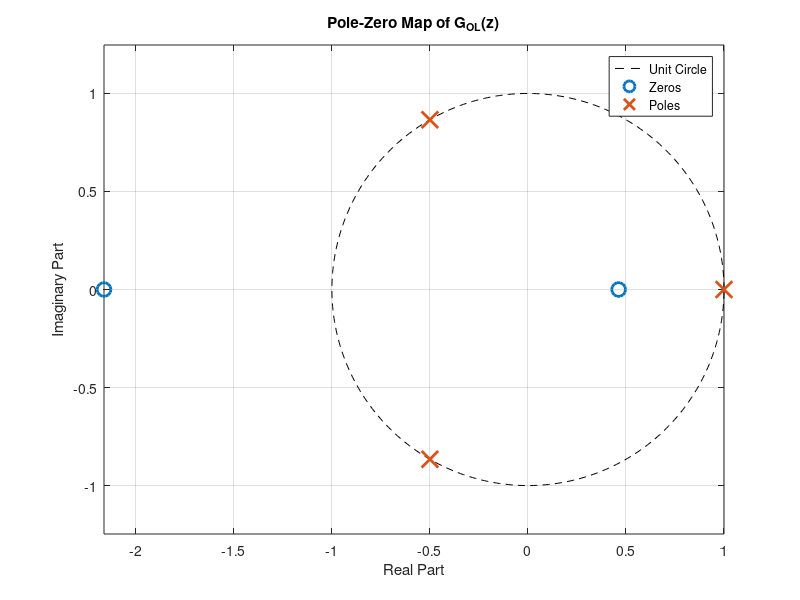
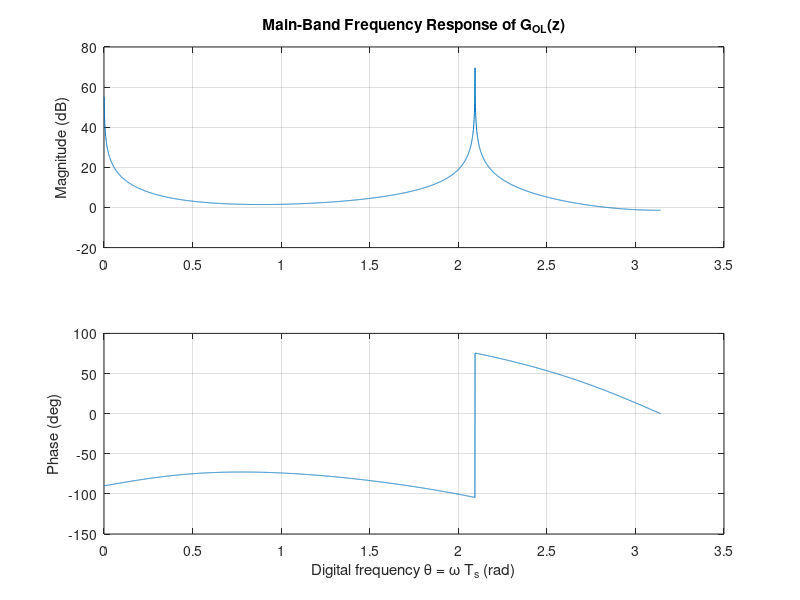
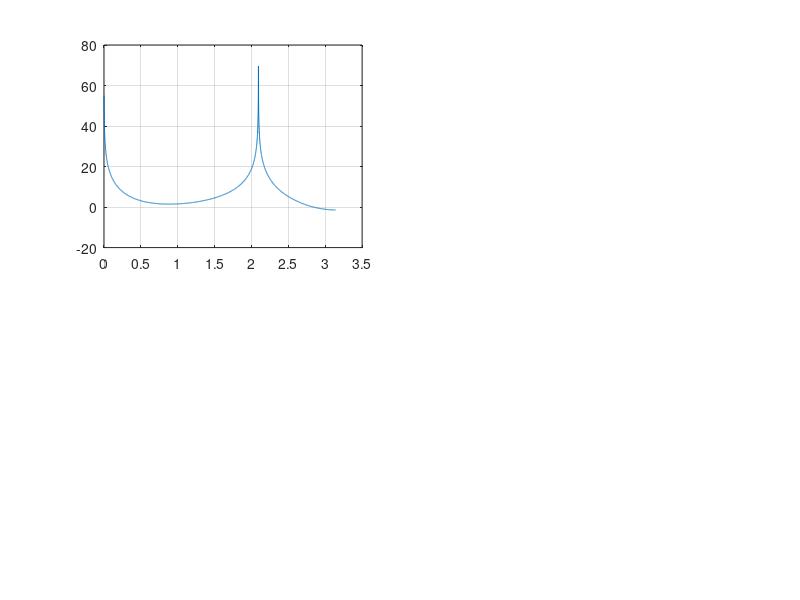

Write MATLAB code to recreate these figures, in order. (Note: this script raises an error after producing the figures.)
%% EE208 Experiment 9 -- Core Analysis (Sections 5-6 of the report)
% Controller Design by Discrete Frequency Response
% Group 6B. Reproduces: Table 1-3, Figures 2-5.
% Requires base MATLAB + Control System Toolbox.

clear; clc; close all;

%% 5.1 Transfer function and pole-zero analysis
num_GOL = [1 1.7 -1];      % numerator of G_OL(z):  z^2 + 1.7z - 1
den_GOL = [1 0 0 -1];      % denominator of G_OL(z): z^3 - 1

zz = roots(num_GOL);       % zeros of G_OL(z)
pp = roots(den_GOL);       % poles of G_OL(z)

disp('Zeros of G_OL(z):'); disp(zz);
disp('Poles of G_OL(z):'); disp(pp);

figure('Name','Pole-Zero Map');
th = linspace(0,2*pi,400);
plot(cos(th), sin(th), 'k--'); hold on; grid on; axis equal;
plot(real(zz), imag(zz), 'o', 'MarkerSize', 10, 'LineWidth', 2);
plot(real(pp), imag(pp), 'x', 'MarkerSize', 12, 'LineWidth', 2);
xlabel('Real Part'); ylabel('Imaginary Part'); title('Pole-Zero Map of G_{OL}(z)');
legend('Unit Circle','Zeros','Poles');

%% 5.2 Main-band frequency response
theta   = linspace(1e-3, pi-1e-4, 4000);
z_theta = exp(1j*theta);

Gz = polyval(num_GOL, z_theta) ./ polyval(den_GOL, z_theta);

magdB = 20*log10(abs(Gz));
phase = unwrap(angle(Gz))*180/pi;

figure('Name','Main-Band Response');
subplot(2,1,1); plot(theta, magdB); grid on; ylabel('Magnitude (dB)');
title('Main-Band Frequency Response of G_{OL}(z)');
subplot(2,1,2); plot(theta, phase); grid on; ylabel('Phase (deg)');
xlabel('Digital frequency \theta = \omega T_s (rad)');

%% 5.3 Boundary value and sampling-time invariance
G_at_boundary = polyval(num_GOL,-1) / polyval(den_GOL,-1);  % G_OL(e^{j*pi})
fprintf('G_OL(-1) = %.4f  ->  %.2f dB\n', G_at_boundary, 20*log10(abs(G_at_boundary)));

Ts_list = [1.0 0.5 0.2 0.1];   % sampling times under test
omegaN  = pi ./ Ts_list;        % corresponding Nyquist frequencies, rad/s

figure('Name','Effect of Ts');
for i = 1:length(Ts_list)
    Ts = Ts_list(i);
    omega = theta/Ts;
    subplot(2,2,i);
    plot(omega, magdB); grid on;
    xline(pi/Ts, '--');
    title(sprintf('T_s = %.1f s  (\\omega_N = %.2f rad/s)', Ts, pi/Ts));
    xlabel('\omega (rad/s)'); ylabel('Magnitude (dB)');
end

%% 5.4 Anti-aliasing filter design (Tustin, pre-warped)
theta_c   = pi/3;
Ts_design = 1.0;

wc = (2/Ts_design)*tan(theta_c/2);      % pre-warped analogue corner freq.
fprintf('wc = %.4f rad/s\n', wc);

C1_s = tf(wc, [1 wc]);                  % first-order:  C1(s) = wc /(s+wc)
C2_s = tf(wc^2, [1 sqrt(2)*wc wc^2]);   % 2nd-order Butterworth

C1_z = c2d(C1_s, Ts_design, 'tustin');
C2_z = c2d(C2_s, Ts_design, 'tustin');

[numC1, denC1] = tfdata(C1_z, 'v');
[numC2, denC2] = tfdata(C2_z, 'v');

disp('C2(z) numerator:');   disp(numC2);
disp('C2(z) denominator:'); disp(denC2);

H1 = polyval(numC1, z_theta) ./ polyval(denC1, z_theta);
H2 = polyval(numC2, z_theta) ./ polyval(denC2, z_theta);

casc1_dB = 20*log10(abs(H1.*Gz));
casc2_dB = 20*log10(abs(H2.*Gz));

figure('Name','Anti-Aliasing Filter');
subplot(2,1,1);
plot(theta, magdB, theta, 20*log10(abs(H1)), '--', theta, 20*log10(abs(H2)), '--');
grid on; legend('G_{OL}','C_1(z)','C_2(z)'); ylabel('Magnitude (dB)');
subplot(2,1,2);
plot(theta, magdB, theta, casc1_dB, theta, casc2_dB);
grid on; legend('Uncompensated','Compensated (order 1)','Compensated (order 2)');
xlabel('Digital frequency \theta = \omega T_s (rad)'); ylabel('Magnitude (dB)');

%% 5.5 Boundary and sideband evaluation
z_edge = exp(1j*(pi-1e-4));

G_edge  = polyval(num_GOL,z_edge) / polyval(den_GOL,z_edge);
H1_edge = polyval(numC1,z_edge)   / polyval(denC1,z_edge);
H2_edge = polyval(numC2,z_edge)   / polyval(denC2,z_edge);

fprintf('Boundary magnitude, uncompensated: %.2f dB\n', 20*log10(abs(G_edge)));
fprintf('Boundary magnitude, 1st-order AA : %.2f dB\n', 20*log10(abs(H1_edge*G_edge)));
fprintf('Boundary magnitude, 2nd-order AA : %.2f dB\n', 20*log10(abs(H2_edge*G_edge)));

omega_wide = linspace(-3.2*pi, 3.2*pi, 14000);   % Ts = 1 s, so omega = theta
z_wide = exp(1j*omega_wide);
Gw  = polyval(num_GOL, z_wide) ./ polyval(den_GOL, z_wide);
H2w = polyval(numC2, z_wide) ./ polyval(denC2, z_wide);

figure('Name','Sideband Response');
subplot(2,1,1); plot(omega_wide, 20*log10(abs(Gw))); grid on;
title('Uncompensated (sideband structure)'); ylabel('Magnitude (dB)');
subplot(2,1,2); plot(omega_wide, 20*log10(abs(H2w.*Gw))); grid on;
title('Compensated with 2nd-order AA filter'); ylabel('Magnitude (dB)');
xlabel('Physical frequency \omega (rad/s)');
